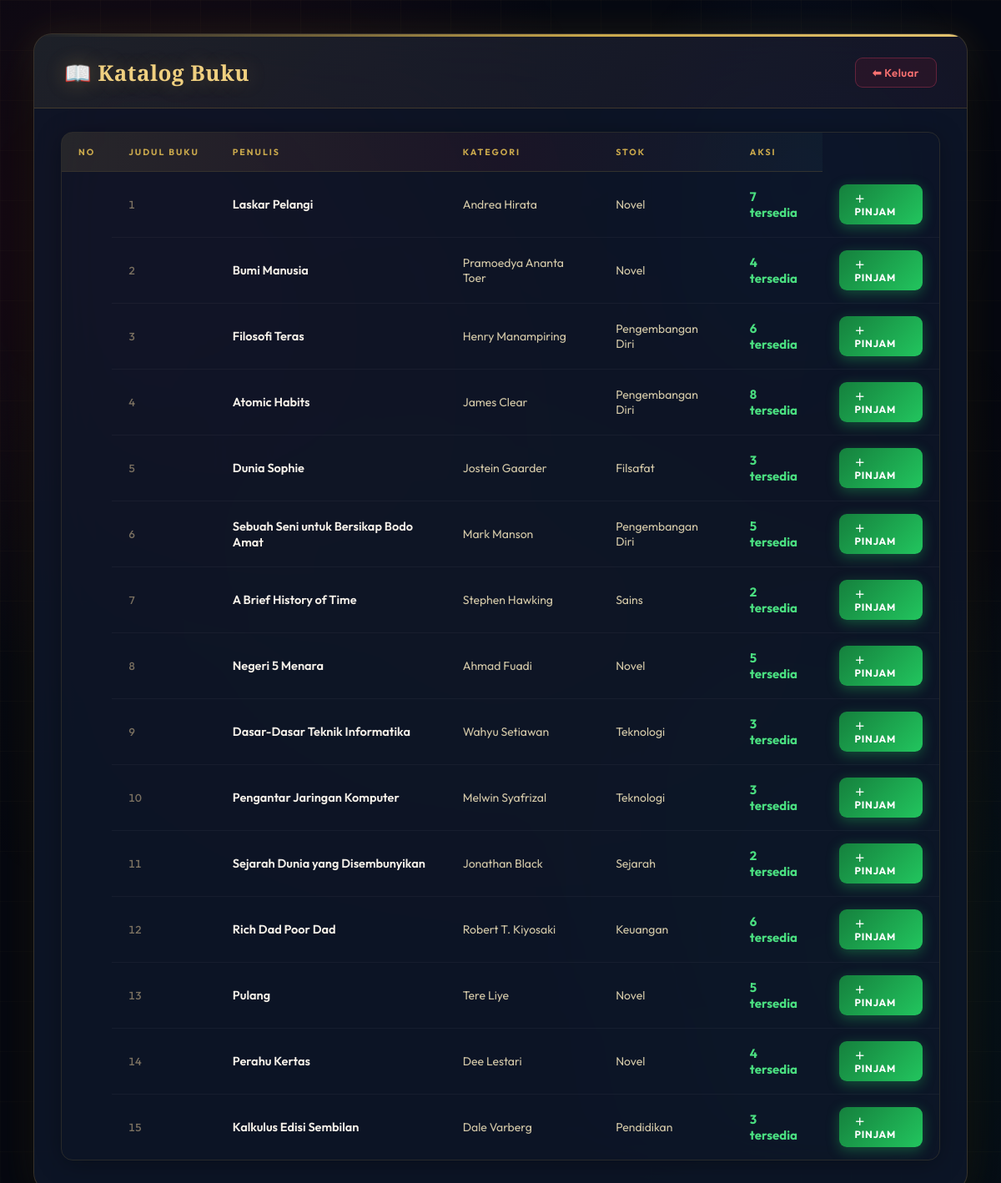
The page /login.php on the database its author committed.
### tables this page shows
CREATE TABLE `buku` (
  `id_buku` int(11) NOT NULL,
  `judul` varchar(255) NOT NULL,
  `penulis` varchar(100) NOT NULL,
  `kategori` varchar(100) NOT NULL,
  `stok` int(11) NOT NULL
);

### login.php (the view, shortened to what this page needs)
<?php
include 'koneksi.php';
?>
<!DOCTYPE html>
<html lang="id">
<head>
    <link rel="stylesheet" href="style.css">
</head>
<body style="display:block; padding: 40px 20px;">
<div class="container">
    <div class="container-header">
        <h2>📖 Katalog Buku</h2>
        <a href="logout.php" class="btn-logout">⬅ Keluar</a>
    </div>
    <div class="container-body">
        <div class="table-wrapper">
            <table>
                <thead>
                    <tr>
                        <th>No</th>
                        <th>Judul Buku</th>
                        <th>Penulis</th>
                        <th>Kategori</th>
                        <th>Stok</th>
                        <th>Aksi</th>
                    </tr>
                </thead>
                <tbody>
                    <?php
                    $no = 1;
                    $query = mysqli_query($conn, "SELECT * FROM buku");
                    while($b = mysqli_fetch_assoc($query)) {
                    ?>
                    <tr>
                        <td class="no-col"><?= $no++; ?></td>
                        <td><strong><?= $b['judul']; ?></strong></td>
                        <td><?= $b['penulis']; ?></td>
                        <td><?= $b['kategori']; ?></td>
                        <td>
                            <?php if($b['stok'] > 0) { ?>
                                <span class="stok-ok"><?= $b['stok']; ?> tersedia</span>
                            <?php } else { ?>
                                <span class="stok-habis">✕ Habis</span>
                            <?php } ?>
                        </td>
                        <td>
                            <?php if($b['stok'] > 0) { ?>
                                <a href="pinjam_aksi.php?id_buku=<?= $b['id_buku']; ?>" class="btn-aksi btn-pinjam">＋ Pinjam</a>
                            <?php } else { ?>
                                <span class="stok-habis">Tidak Tersedia</span>
                            <?php } ?>
                        </td>
                    </tr>
                    <?php } ?>
                </tbody>
            </table>
        </div>
    </div>
</div>
</body>
</html>

### rows shown on the page
buku: judul "Laskar Pelangi", penulis "Andrea Hirata", kategori "Novel", stok "7"
buku: judul "Bumi Manusia", penulis "Pramoedya Ananta Toer", kategori "Novel", stok "4"
buku: judul "Filosofi Teras", penulis "Henry Manampiring", kategori "Pengembangan Diri", stok "6"
buku: judul "Atomic Habits", penulis "James Clear", kategori "Pengembangan Diri", stok "8"
buku: judul "Dunia Sophie", penulis "Jostein Gaarder", kategori "Filsafat", stok "3"
buku: judul "Sebuah Seni untuk Bersikap Bodo Amat", penulis "Mark Manson", kategori "Pengembangan Diri", stok "5"
buku: judul "A Brief History of Time", penulis "Stephen Hawking", kategori "Sains", stok "2"
buku: judul "Negeri 5 Menara", penulis "Ahmad Fuadi", kategori "Novel", stok "5"
buku: judul "Dasar-Dasar Teknik Informatika", penulis "Wahyu Setiawan", kategori "Teknologi", stok "3"
buku: judul "Pengantar Jaringan Komputer", penulis "Melwin Syafrizal", kategori "Teknologi", stok "3"
buku: judul "Sejarah Dunia yang Disembunyikan", penulis "Jonathan Black", kategori "Sejarah", stok "2"
buku: judul "Rich Dad Poor Dad", penulis "Robert T. Kiyosaki", kategori "Keuangan", stok "6"
buku: judul "Pulang", penulis "Tere Liye", kategori "Novel", stok "5"
buku: judul "Perahu Kertas", penulis "Dee Lestari", kategori "Novel", stok "4"
buku: judul "Kalkulus Edisi Sembilan", penulis "Dale Varberg", kategori "Pendidikan", stok "3"
